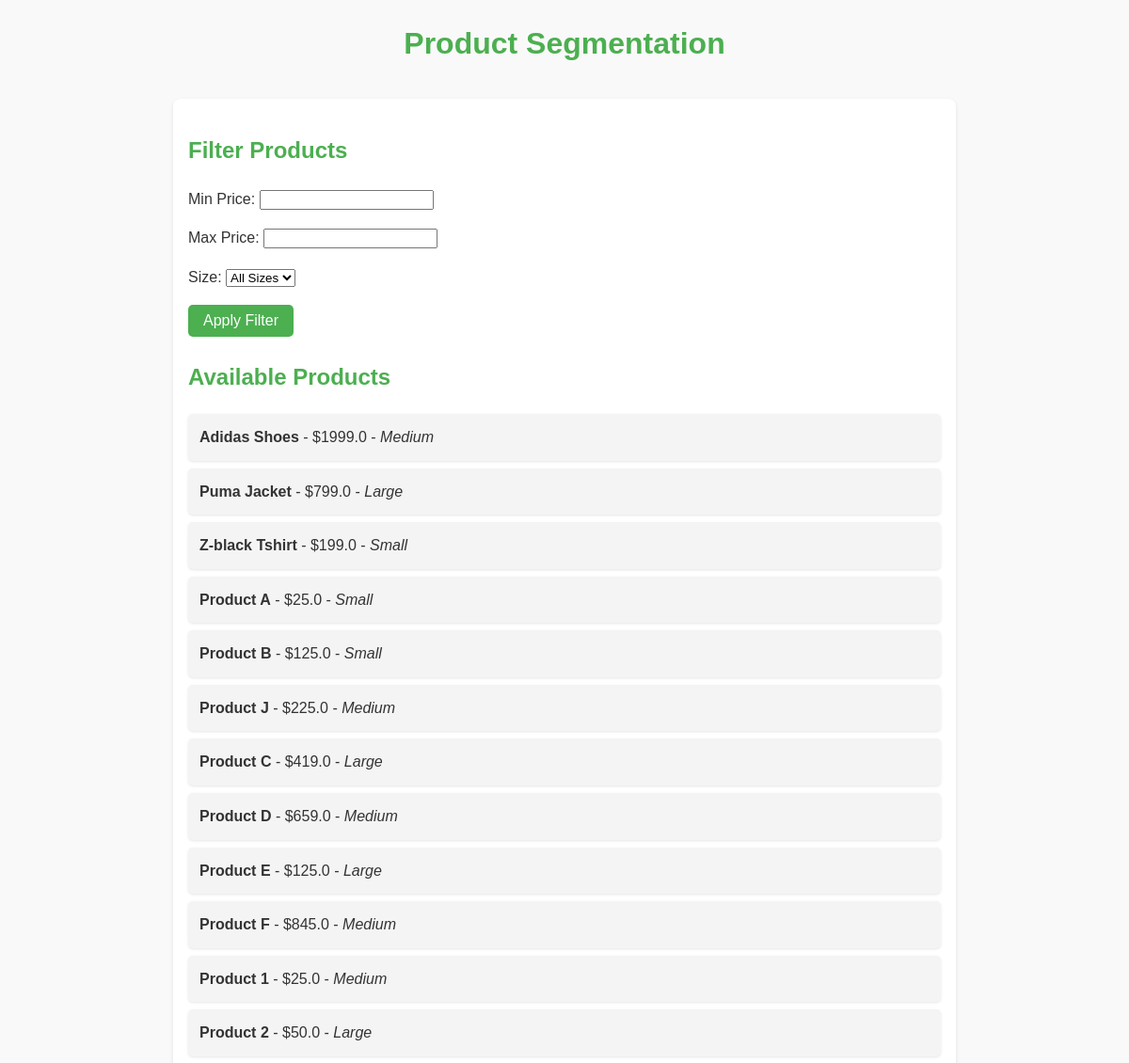
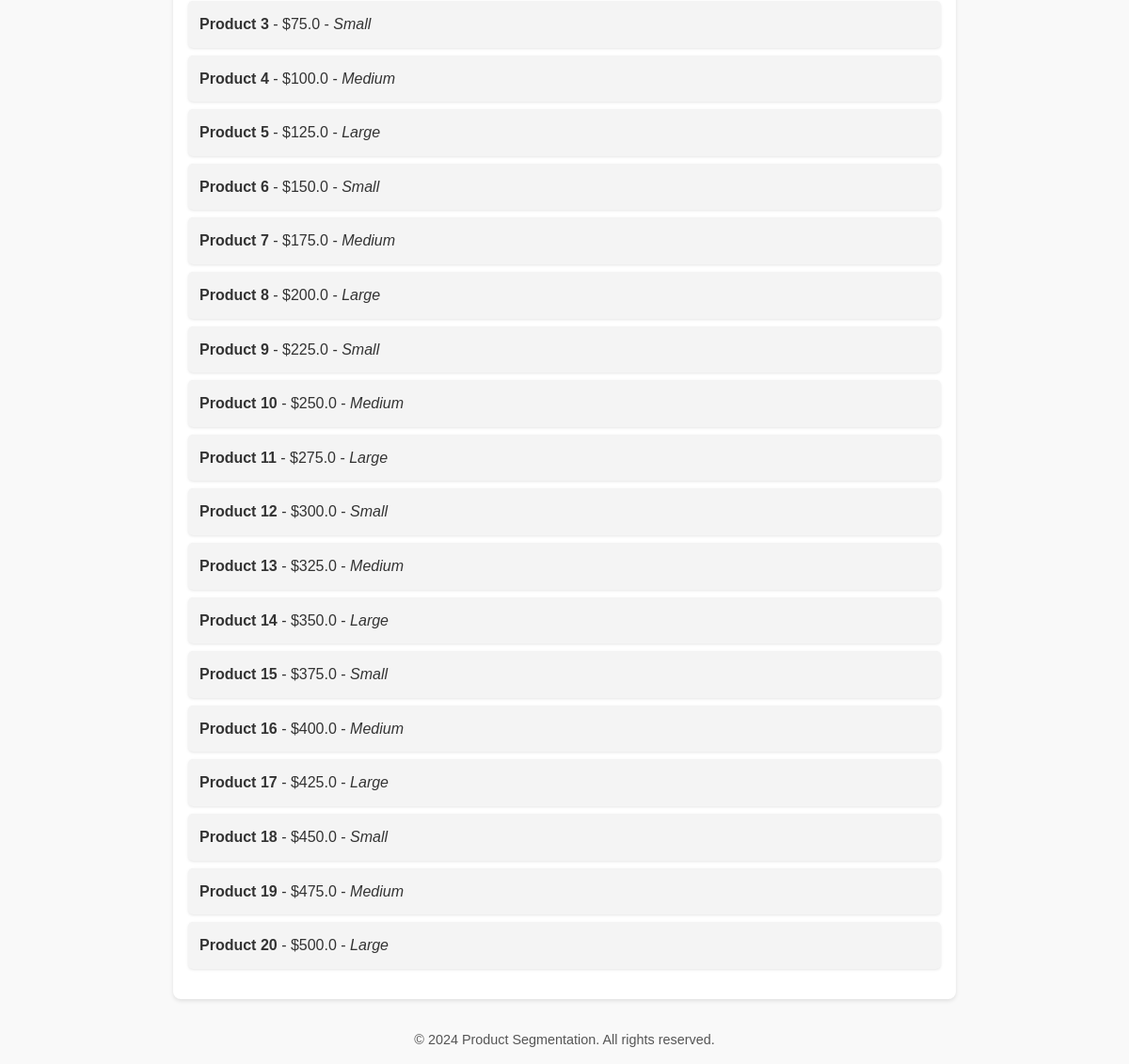
Screenshot of /products/ with the database file from the repository (2 pictures, top to bottom).
### products/models.py (models this page shows, shortened)
class Product(models.Model):
    name = models.CharField(max_length=100)
    price = models.FloatField()
    size = models.CharField(max_length=50)

### products/views.py (the view)
# urls.py: path('', views.product_list, name='product_list'),
def product_list(request):
    products = Product.objects.all()
    form = RangeFilterForm(request.GET)
    if form.is_valid():
        min_price = form.cleaned_data.get('min_price')
        max_price = form.cleaned_data.get('max_price')
        size = form.cleaned_data.get('size')
        if min_price is not None:
            products = products.filter(price__gte=min_price)
        if max_price is not None:
            products = products.filter(price__lte=max_price)
        if size:
            products = products.filter(size=size)
    return render(request, 'products/product_list.html', {'products': products, 'form': form})

### products/forms.py
class RangeFilterForm(forms.Form):
    min_price = forms.FloatField(required=False, label="Min Price")
    max_price = forms.FloatField(required=False, label="Max Price")
    size = forms.ChoiceField(
        required=False,
        choices=[('', 'All Sizes'), ('Small', 'Small'), ('Medium', 'Medium'), ('Large', 'Large')],
        label="Size"
    )

### products/templates/products/product_list.html (shortened to what this page needs)
<!DOCTYPE html>
<html lang="en">
<head>
</head>
<body>
    <header>
        <h1 align='center'>Product Segmentation</h1>
    </header>
    <main>
        <section>
            <h2>Filter Products</h2>
            <form method="get">
                {{ form.as_p }}
                <button type="submit">Apply Filter</button>
            </form>
        </section>
        <section>
            <h2>Available Products</h2>
            <ul>
                {% for product in products %}
                    <li>
                        <strong>{{ product.name }}</strong>
                        - ${{ product.price }}
                        - <em>{{ product.size }}</em>
                    </li>
                {% empty %}
                    <li>No products available for the selected filter.</li>
                {% endfor %}
            </ul>
        </section>
    </main>
    <footer>
        <p>&copy; 2024 Product Segmentation. All rights reserved.</p>
    </footer>
</body>
</html>

### products/templates/products/product_list.html (style rules this page uses)
body { font-family: Arial, sans-serif; line-height: 1.6; margin: 0; padding: 0; background-color: #f9f9f9; color: #333; }
main { max-width: 800px; margin: 2rem auto; padding: 1rem; background: white; box-shadow: 0 2px 4px rgba(0, 0, 0, 0.1); border-radius: 8px; }
h1, h2 { color: #4CAF50; }
form { margin-bottom: 1.5rem; }
form button { background-color: #4CAF50; color: white; border: none; padding: 0.5rem 1rem; border-radius: 5px; cursor: pointer; font-size: 1rem; }
ul { list-style: none; padding: 0; }
li { background: #f4f4f4; margin: 0.5rem 0; padding: 0.75rem; border-radius: 5px; box-shadow: 0 1px 3px rgba(0, 0, 0, 0.1); }
footer { text-align: center; margin-top: 2rem; font-size: 0.9rem; color: #555; }

### rows the page displays
Product: name "Adidas Shoes", price "1999.0", size "Medium"
Product: name "Puma Jacket", price "799.0", size "Large"
Product: name "Z-black Tshirt", price "199.0", size "Small"
Product: name "Product A", price "25.0", size "Small"
Product: name "Product B", price "125.0", size "Small"
Product: name "Product J", price "225.0", size "Medium"
Product: name "Product C", price "419.0", size "Large"
Product: name "Product D", price "659.0", size "Medium"
Product: name "Product E", price "125.0", size "Large"
Product: name "Product F", price "845.0", size "Medium"
Product: name "Product 1", price "25.0", size "Medium"
Product: name "Product 2", price "50.0", size "Large"
Product: name "Product 3", price "75.0", size "Small"
Product: name "Product 4", price "100.0", size "Medium"
Product: name "Product 5", price "125.0", size "Large"
Product: name "Product 6", price "150.0", size "Small"
Product: name "Product 7", price "175.0", size "Medium"
Product: name "Product 8", price "200.0", size "Large"
Product: name "Product 9", price "225.0", size "Small"
Product: name "Product 10", price "250.0", size "Medium"
Product: name "Product 11", price "275.0", size "Large"
Product: name "Product 12", price "300.0", size "Small"
Product: name "Product 13", price "325.0", size "Medium"
Product: name "Product 14", price "350.0", size "Large"
Product: name "Product 15", price "375.0", size "Small"
Product: name "Product 16", price "400.0", size "Medium"
Product: name "Product 17", price "425.0", size "Large"
Product: name "Product 18", price "450.0", size "Small"
Product: name "Product 19", price "475.0", size "Medium"
Product: name "Product 20", price "500.0", size "Large"
